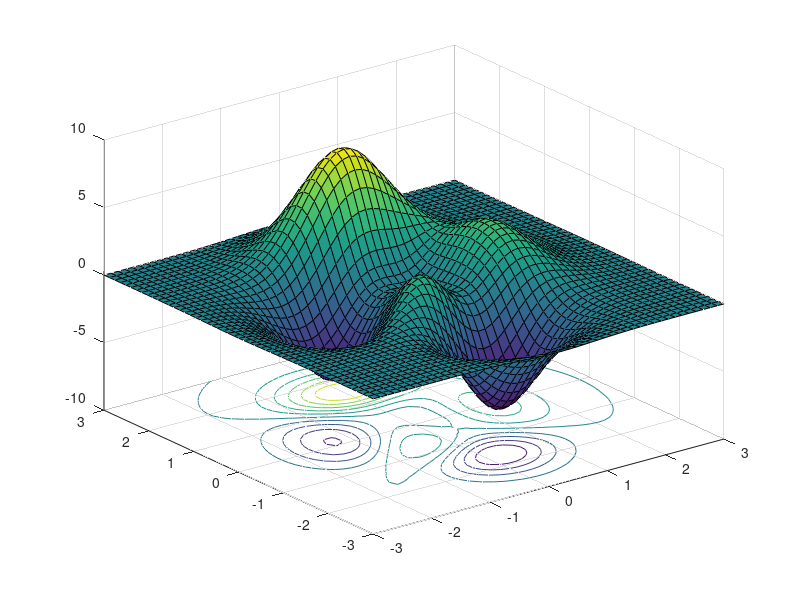
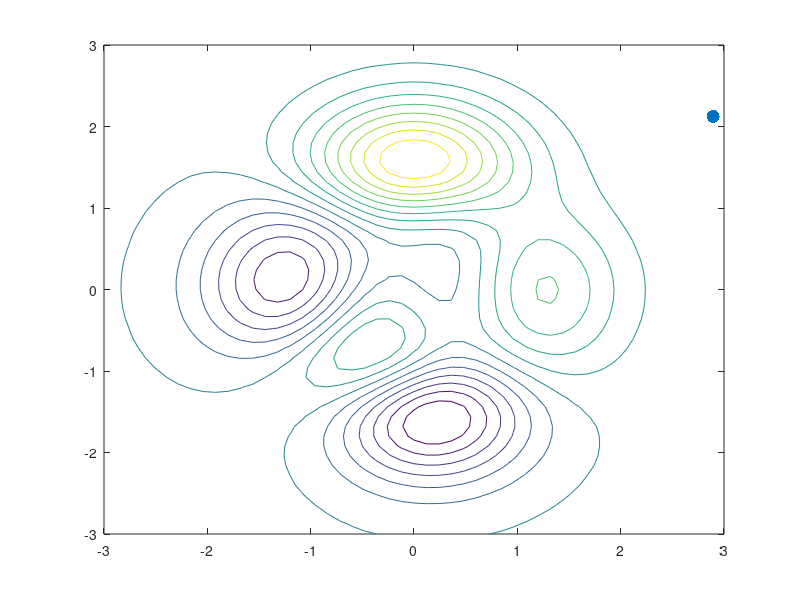

Recreate these plots in MATLAB, in order. (Note: this script raises an error after producing the figures.)
funstr = '3*(1-x).^2.*exp(-(x.^2)-(y+1).^2)-10*(x/5-x.^3-y.^5).*exp(-x.^2-y.^2)-3*exp(-(x+1).^2-y.^2)';
f = vectorize(inline(funstr));
range=[-3 3 -3 3];

N =50

dx=(range(2)-range(1))/N;
dy=(range(4)-range(3))/N;

[x,y]=meshgrid(range(1):dx:range(2), range(3):dy:range(4));

z=f(x,y)

figure(1)
surfc(x,y,z)

Niter=3000;
k=0;
data=1;

xrange=range(2)-range(1);
yrange=range(4)-range(3);
xn=rand*xrange+range(1);
yn=rand*yrange+range(3);
figure

while(k<Niter)

 if ((xn>=range(1))&(xn<=range(2))&(yn>=range(3))&(yn<=range(4)))
  zn1=f(xn,yn); 
 else
     zn1=-1000;
 end
  contour(x,y,z,15); hold on;    
  plot(xn,yn,'.','markersize',28,'markerfacecolor','k');
  drawnow;
  hold off;
  xnc=xn+randn*1;
  if ((xnc>=range(1))&(xnc<=range(2))&(ync>=range(3))&(ync<=range(4)))
      zn2=f(xnc,ync); 
  else
     zn2=-1000;
 end
   if (zn2>zn1)
      xn=xnc;
      yn=ync;
      element1(data)=xn;
      element2(data)=yn;
      data=data+1;
  end
  k=k+1;
  end